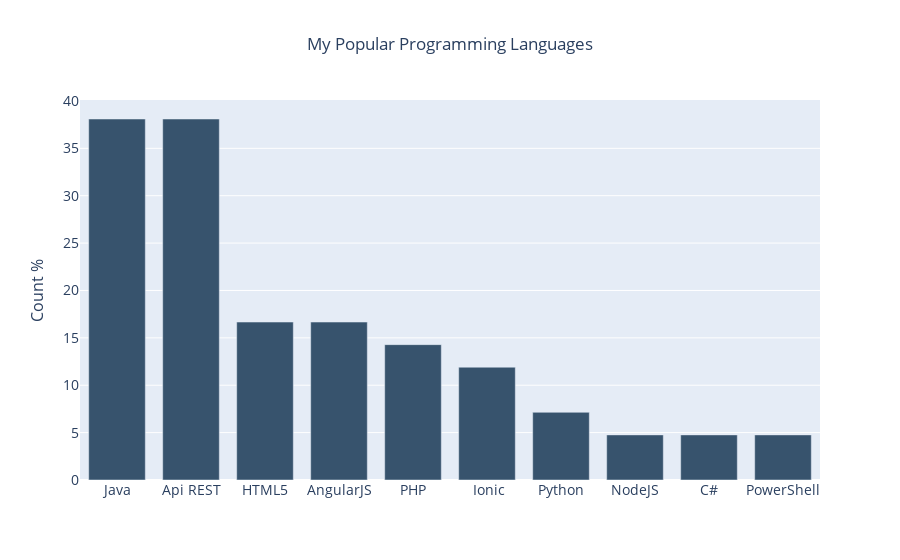

Notebook code cell kept with this figure:
### Markdown cell above
They are not all who are, nor are all who are 🙌

### Code cell
count = Counter()
for row in projects['Languages']:
    try:
        row_list = row.split(";")
    except:
        pass
    count.update(Counter(combinations(row_list, 1)))
dic = dict()    
for key,value in count.most_common(10):
    dic[key[0]] = value
lang = pd.DataFrame()
lang["Language"] = dic.keys()
lang["Count"] = dic.values()
lang["Count %"] = lang["Count"].apply(lambda x: (x*100)/projects.shape[0])


fig2 = go.Figure()
fig2.add_trace(go.Bar(x=lang['Language'],
                y=lang['Count %'],
                name='Most Used Programming Language',
                marker_color='rgb(55, 83, 109)'
                ))

fig2.update_layout(
    title = "My Popular Programming Languages",
    xaxis_tickfont_size=14,
    yaxis=dict(
        title='Count %',
        titlefont_size=16,
        tickfont_size=14,
    ),
    legend=dict(
        x=0.6,
        y=1.0,
        bgcolor='rgba(255, 255, 255, 0)',
        bordercolor='rgba(255, 255, 255, 0)',
        
    ),
    barmode='group',
    bargap=0.15, 
    bargroupgap=0.1,
    title_x=0.5,
    autosize = True,
)
fig2.show()

### Figure 1 — Plotly figure (JSON) as saved in the notebook; plotly's stock layout.template omitted (floating-point values rounded to 4 significant figures)
{"data": [{"marker": {"color": "rgb(55, 83, 109)"}, "name": "Most Used Programming Language", "type": "bar", "x": ["Java", "Api REST", "HTML5", "AngularJS", "PHP", " Ionic", "Python", "NodeJS", "C#", "PowerShell"], "y": [38.1, 38.1, 16.67, 16.67, 14.29, 11.9, 7.143, 4.762, 4.762, 4.762]}], "layout": {"autosize": true, "bargap": 0.15, "bargroupgap": 0.1, "barmode": "group", "legend": {"bgcolor": "rgba(255, 255, 255, 0)", "bordercolor": "rgba(255, 255, 255, 0)", "x": 0.6, "y": 1}, "title": {"text": "My Popular Programming Languages", "x": 0.5}, "xaxis": {"tickfont": {"size": 14}}, "yaxis": {"tickfont": {"size": 14}, "title": {"font": {"size": 16}, "text": "Count %"}}}}
